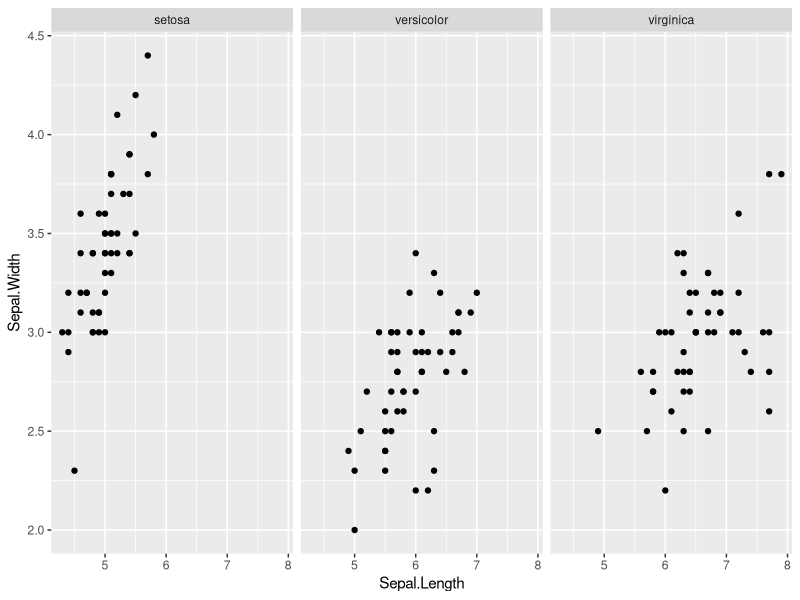
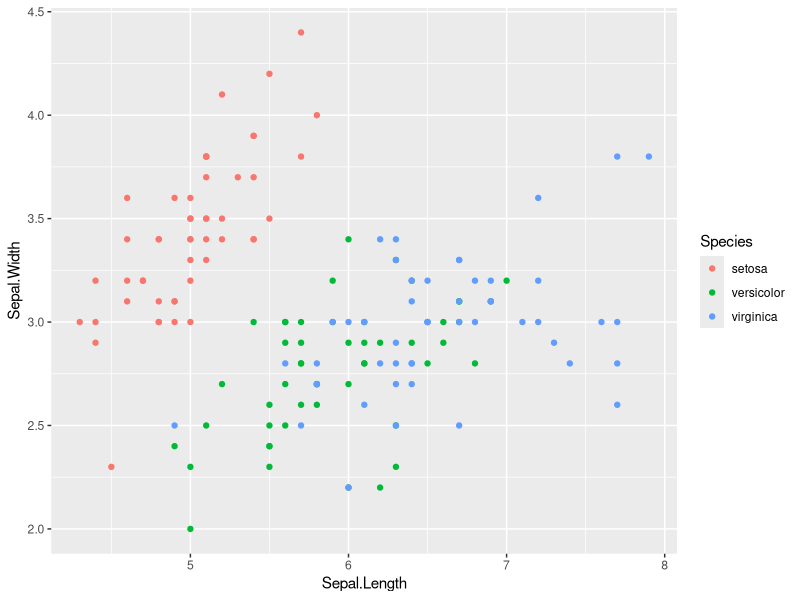
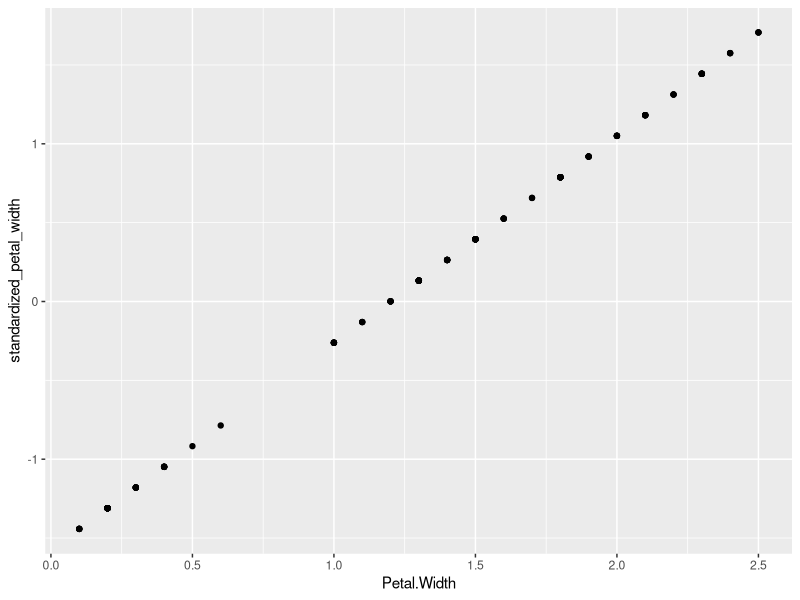

These charts were generated, in order, by the following R code:
## Practice with FLOWERS!!!
## Author: Joe Ornstein
## Date: October 21, 2020

library(tidyverse)

## Question 1: Are sepals bigger or smaller for some species?

iris %>% 
  group_by(Species) %>% 
  summarize(mean_sepal_width = mean(Sepal.Width),
            mean_sepal_length = mean(Sepal.Length))

# visualize it
ggplot(data = iris) +
  geom_point(aes(x = Sepal.Length, y = Sepal.Width)) +
  facet_wrap(~Species)

# visualize it with COLOR
ggplot(data = iris) +
  geom_point(aes(x = Sepal.Length, y = Sepal.Width, color = Species))


# sepal length statistically bigger for virginicas?
iris %>% 
  filter(Species != 'versicolor') %>% 
  t.test(Sepal.Length ~ Species, data = .)


## Question 2: Sepal Width and Petal Length ---------------

cor(iris$Sepal.Width, iris$Petal.Length)

linear_model_fit <- lm(Petal.Length ~ Sepal.Width, data = iris)

coef(linear_model_fit)

# what if we switched the Y and X variables?
linear_model_fit <- lm(Sepal.Width ~ Petal.Length, data = iris)

coef(linear_model_fit)


## Question 3: Variance in Petal Length by species -----------------

iris %>% 
  group_by(Species) %>% 
  summarize(var_petal_length = var(Petal.Length))

## Question 4: Correlation grouped by species --------------------

iris %>% 
  group_by(Species) %>% 
  summarize(length_correlation = cor(Petal.Length, Sepal.Length))

## Question 5: Standardized Petal Width ------------------

iris <- iris %>% 
  mutate(standardized_petal_width = (Petal.Width - mean(Petal.Width)) / 
           sd(Petal.Width))

mean(iris$standardized_petal_width)
sd(iris$standardized_petal_width)

cor(iris$standardized_petal_width, iris$Petal.Width)

ggplot(iris) + 
  geom_point(aes(x=Petal.Width, y = standardized_petal_width))
